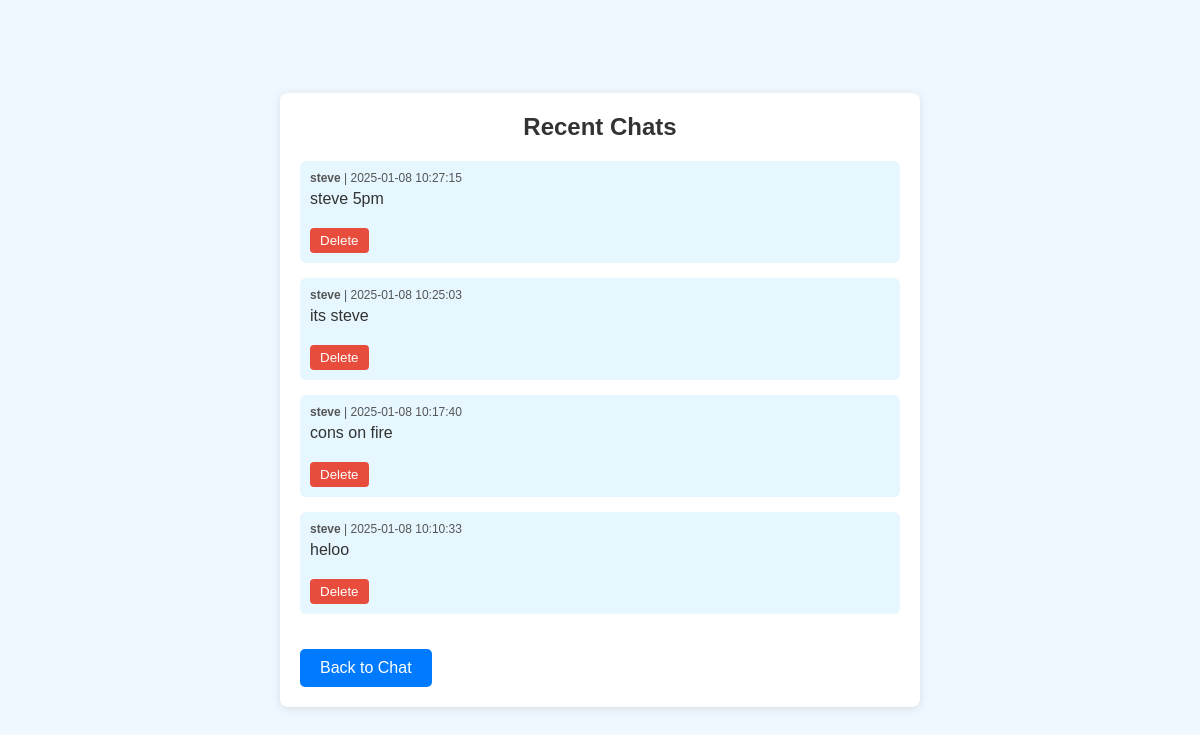
Screenshot of /recent_chats (signed in) with the database file from the repository.
### app.py (models this page shows, shortened)
class Message(db.Model):
    id = db.Column(db.Integer, primary_key=True)
    sender = db.Column(db.String(100), nullable=False)
    recipient = db.Column(db.String(100), nullable=True)  # Can be null for group chat
    room = db.Column(db.String(100), nullable=True)  # Can be null for private chats
    message = db.Column(db.String(500), nullable=False)
    timestamp = db.Column(db.DateTime, default=db.func.current_timestamp())

### app.py (the view)
@app.route('/recent_chats')
def recent_chats():
    user_email = session.get('email')
    user = User.query.filter_by(email=user_email).first()
    recent_private_messages = Message.query.filter(
        (Message.sender == user.name) | (Message.recipient == user.name)
    ).order_by(Message.timestamp.desc()).limit(10).all()
    return render_template('recent_chats.html', messages=recent_private_messages)

### templates/recent_chats.html (shortened to what this page needs)
<!DOCTYPE html>
<html lang="en">
<head>
</head>
<body>
    <div class="chat-container">
        <div class="chat-header">Recent Chats</div>
        <div class="chat-messages">
            {% for message in messages %}
            <div class="chat-message {{ 'outgoing' if message.sender == session.get('name') else 'incoming' }}">
                <div class="meta">
                    <b>{{ message.sender }}</b> | {{ message.timestamp }}
                </div>
                <div class="content">{{ message.message }}</div>
                <form action="{{ url_for('delete_message', message_id=message.id) }}" method="POST" style="margin-top: 10px;">
                    <button class="delete-button" type="submit" onclick="return confirm('Are you sure you want to delete this message?');">Delete</button>
                </form>
            </div>
            {% endfor %}
        </div>
        <a href="/chat" class="back-button">Back to Chat</a>
    </div>
</body>
</html>

### templates/recent_chats.html (style rules this page uses)
body { font-family: Arial, sans-serif; background-color: #f0f8ff; margin: 0; padding: 0; display: flex; justify-content: center; align-items: center; height: 100vh; }
.chat-container { background-color: #ffffff; width: 90%; max-width: 600px; padding: 20px; border-radius: 8px; box-shadow: 0 2px 10px rgba(0, 0, 0, 0.1); }
.chat-header { text-align: center; font-size: 24px; font-weight: bold; color: #333; margin-bottom: 20px; }
.chat-message { margin-bottom: 15px; padding: 10px; border-radius: 6px; background-color: #e6f7ff; color: #333; }
.meta { font-size: 12px; color: #555; margin-bottom: 5px; }
.delete-button { display: inline-block; margin-top: 10px; padding: 5px 10px; color: #fff; background-color: #e74c3c; border: none; border-radius: 4px; cursor: pointer; }
.back-button { display: inline-block; margin-top: 20px; padding: 10px 20px; text-decoration: none; color: #fff; background-color: #007bff; border-radius: 5px; text-align: center; }

### rows the page displays
Message: sender "steve", timestamp "2025-01-08 10:27:15", message "steve 5pm"
Message: sender "steve", timestamp "2025-01-08 10:25:03", message "its steve"
Message: sender "steve", timestamp "2025-01-08 10:17:40", message "cons on fire"
Message: sender "steve", timestamp "2025-01-08 10:10:33", message "heloo"
